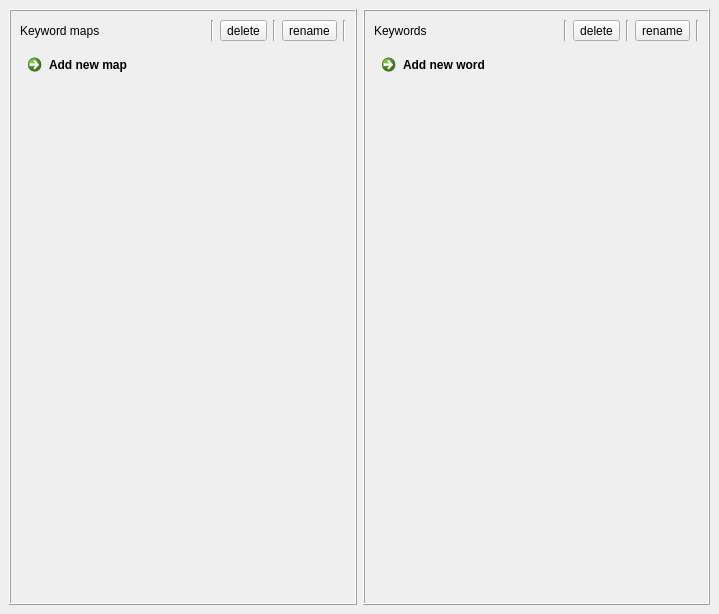
<?xml version="1.0" encoding="UTF-8"?>
<ui version="4.0">
 <class>MainWindow</class>
 <widget class="QMainWindow" name="MainWindow">
  <property name="geometry">
   <rect>
    <x>0</x>
    <y>0</y>
    <width>719</width>
    <height>614</height>
   </rect>
  </property>
  <property name="windowTitle">
   <string>MainWindow</string>
  </property>
  <widget class="QWidget" name="centralwidget">
   <layout class="QHBoxLayout" name="horizontalLayout_2">
    <item>
     <layout class="QHBoxLayout" name="mainHorLayout">
      <item>
       <widget class="QFrame" name="leftFrame">
        <property name="frameShape">
         <enum>QFrame::Box</enum>
        </property>
        <property name="frameShadow">
         <enum>QFrame::Raised</enum>
        </property>
        <layout class="QHBoxLayout" name="horizontalLayout">
         <item>
          <layout class="QVBoxLayout" name="leftVerLayout">
           <item>
            <layout class="QHBoxLayout" name="leftToolLayout">
             <item>
              <widget class="QLabel" name="mapToolLabel">
               <property name="text">
                <string>Keyword maps</string>
               </property>
              </widget>
             </item>
             <item>
              <widget class="Line" name="line_7">
               <property name="orientation">
                <enum>Qt::Vertical</enum>
               </property>
              </widget>
             </item>
             <item>
              <widget class="QToolButton" name="deleteMapBtn">
               <property name="text">
                <string>delete</string>
               </property>
               <property name="popupMode">
                <enum>QToolButton::DelayedPopup</enum>
               </property>
              </widget>
             </item>
             <item>
              <widget class="Line" name="line_8">
               <property name="orientation">
                <enum>Qt::Vertical</enum>
               </property>
              </widget>
             </item>
             <item>
              <widget class="QToolButton" name="renameMapBtn">
               <property name="text">
                <string>rename</string>
               </property>
              </widget>
             </item>
             <item>
              <widget class="Line" name="line_9">
               <property name="orientation">
                <enum>Qt::Vertical</enum>
               </property>
              </widget>
             </item>
            </layout>
           </item>
           <item>
            <widget class="QCommandLinkButton" name="addMapBtn">
             <property name="text">
              <string>Add new map</string>
             </property>
            </widget>
           </item>
           <item>
            <spacer name="leftVerSpacer">
             <property name="orientation">
              <enum>Qt::Vertical</enum>
             </property>
             <property name="sizeHint" stdset="0">
              <size>
               <width>20</width>
               <height>40</height>
              </size>
             </property>
            </spacer>
           </item>
          </layout>
         </item>
        </layout>
       </widget>
      </item>
      <item>
       <widget class="QFrame" name="rightFrame">
        <property name="frameShape">
         <enum>QFrame::Box</enum>
        </property>
        <property name="frameShadow">
         <enum>QFrame::Raised</enum>
        </property>
        <layout class="QHBoxLayout" name="horizontalLayout_3">
         <item>
          <layout class="QVBoxLayout" name="rightVerLayout">
           <item>
            <layout class="QHBoxLayout" name="rightToolLayout">
             <item>
              <widget class="QLabel" name="rightToolLabel">
               <property name="text">
                <string>Keywords</string>
               </property>
              </widget>
             </item>
             <item>
              <widget class="Line" name="line">
               <property name="orientation">
                <enum>Qt::Vertical</enum>
               </property>
              </widget>
             </item>
             <item>
              <widget class="QToolButton" name="deleteWordBtn">
               <property name="text">
                <string>delete</string>
               </property>
              </widget>
             </item>
             <item>
              <widget class="Line" name="line_2">
               <property name="orientation">
                <enum>Qt::Vertical</enum>
               </property>
              </widget>
             </item>
             <item>
              <widget class="QToolButton" name="renameWordBtn">
               <property name="text">
                <string>rename</string>
               </property>
              </widget>
             </item>
             <item>
              <widget class="Line" name="line_1">
               <property name="orientation">
                <enum>Qt::Vertical</enum>
               </property>
              </widget>
             </item>
            </layout>
           </item>
           <item>
            <widget class="QCommandLinkButton" name="addWordBtn">
             <property name="text">
              <string>Add new word</string>
             </property>
            </widget>
           </item>
           <item>
            <spacer name="rightVerSpacer">
             <property name="orientation">
              <enum>Qt::Vertical</enum>
             </property>
             <property name="sizeHint" stdset="0">
              <size>
               <width>20</width>
               <height>40</height>
              </size>
             </property>
            </spacer>
           </item>
          </layout>
         </item>
        </layout>
       </widget>
      </item>
     </layout>
    </item>
   </layout>
  </widget>
 </widget>
 <resources/>
 <connections/>
</ui>
